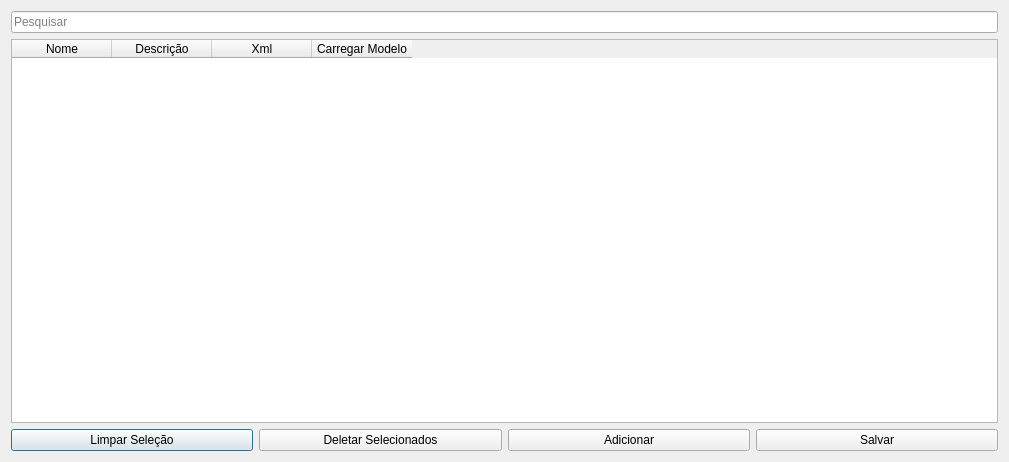
<?xml version="1.0" encoding="UTF-8"?>
<ui version="4.0">
 <class>Dialog</class>
 <widget class="QDialog" name="Dialog">
  <property name="geometry">
   <rect>
    <x>0</x>
    <y>0</y>
    <width>1009</width>
    <height>462</height>
   </rect>
  </property>
  <property name="windowTitle">
   <string>Modelos</string>
  </property>
  <layout class="QGridLayout" name="gridLayout">
   <item row="1" column="0">
    <widget class="QTableWidget" name="tableWidget">
     <column>
      <property name="text">
       <string>Nome</string>
      </property>
     </column>
     <column>
      <property name="text">
       <string>Descrição</string>
      </property>
     </column>
     <column>
      <property name="text">
       <string>Xml</string>
      </property>
     </column>
     <column>
      <property name="text">
       <string>Carregar Modelo</string>
      </property>
     </column>
    </widget>
   </item>
   <item row="2" column="0">
    <layout class="QHBoxLayout" name="horizontalLayout">
     <item>
      <widget class="QPushButton" name="clearSelectionBtn">
       <property name="text">
        <string>Limpar Seleção</string>
       </property>
      </widget>
     </item>
     <item>
      <widget class="QPushButton" name="delBtn">
       <property name="text">
        <string>Deletar Selecionados</string>
       </property>
      </widget>
     </item>
     <item>
      <widget class="QPushButton" name="addFormBtn">
       <property name="text">
        <string>Adicionar</string>
       </property>
      </widget>
     </item>
     <item>
      <widget class="QPushButton" name="saveBtn">
       <property name="text">
        <string>Salvar</string>
       </property>
      </widget>
     </item>
    </layout>
   </item>
   <item row="0" column="0">
    <widget class="QLineEdit" name="searchLe">
     <property name="placeholderText">
      <string>Pesquisar</string>
     </property>
    </widget>
   </item>
  </layout>
 </widget>
 <resources/>
 <connections/>
</ui>
